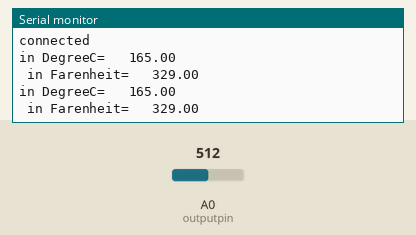
Recording of a sketch running on a simulated ESP8266 (NodeMCU). On the bench: the last lines printed to the serial monitor. Inputs (shaded band) come from the test bench; at power-on: A0 (outputpin) = 512. WiFi joins after 1.5 s; servers stay silent unless stated; no MQTT or app messages arrive unless stated.

Above: at 2.7 s.
2.8 s: A0 (outputpin) set to 716
At 4.1 s:
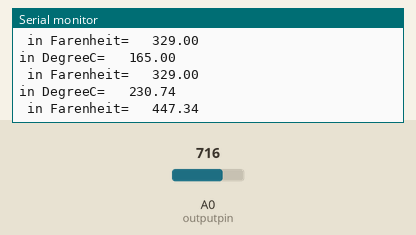
4.3 s: A0 (outputpin) set to 900
At 5.4 s:
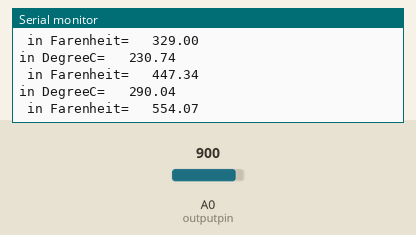
Timing chart, 0 to 7.3 s (numbered marks = the images above; inputs shaded):
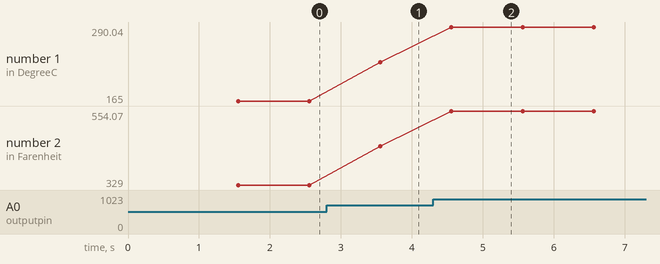

Measured:
- after the input at 2.8 s, the serial monitor: prints a new line after 0.76 s (image 1)
- after the input at 4.3 s, the serial monitor: prints a new line after 0.26 s (image 2)
- plotted number 1: 165 → 230.74 after the input at 2.8 s, 230.74 → 290.04 after the input at 4.3 s
- plotted number 2: 329 → 447.34 after the input at 2.8 s, 447.34 → 554.07 after the input at 4.3 s

The sketch:

esp_to_mqtt.ino
```cpp
//***** Raakesh*****======> LDR and  ULTRASONIC
//https://www.arduino.cc/reference/en/#functions ====== for all fn

//https://www.arduino.cc/reference/en/language/functions/advanced-io/pulsein -FOR PULSE IN FUNCTION USED BELOW
#include <ESP8266WiFi.h>
#include <PubSubClient.h>
#include <WiFiClient.h>

const char* ssid = "SSID";
const char* password =  "PASSWORD";
const char* mqttServer = "IPADDRESS OR LOCALHOST" ;
const int mqttPort = 1883;
const char* mqttUser = "MQTTUSER";
const char* mqttPassword = "MQTTPASS";
WiFiClient espClient;
PubSubClient client(espClient);
int outputpin= A0;


void setup() {
  Serial.begin(115200);

  WiFi.begin(ssid, password);

  while (WiFi.status() != WL_CONNECTED) {
    delay(500);
    Serial.println("Connecting to WiFi..");
  }
  Serial.println("Connected to the WiFi network");

  client.setServer(mqttServer, mqttPort);
  client.setCallback(callback);

  while (!client.connected()) {
    Serial.println("Connecting to MQTT...");

    if (client.connect("ESP8266Client", mqttUser, mqttPassword )) {

      Serial.println("connected");

    } else {

      Serial.print("failed with state ");
      Serial.print(client.state());
      delay(2000);

    }
  }

}


void callback(char* topic, byte* payload, unsigned int length) {


  Serial.print("Message arrived in topic: ");
  Serial.println(topic);

  Serial.print("Message:");
  for (int i = 0; i < length; i++) {
    Serial.print((char)payload[i]);
  }

  Serial.println();
  Serial.println("-----------------------");

}


void loop() {
  int analogValue = analogRead(outputpin);
float millivolts = (analogValue/1024.0) * 3300; //3300 is the voltage provided by NodeMCU
float celsius = millivolts/10;
Serial.print("in DegreeC=   ");
Serial.println(celsius);
float fahrenheit = ((celsius * 9)/5 + 32);
Serial.print(" in Farenheit=   ");
Serial.println(fahrenheit);
delay(1000);
  client.publish("esp/temp", String(celsius).c_str());
  client.publish("esp/temp", String(fahrenheit).c_str());
  client.loop();
}
```
